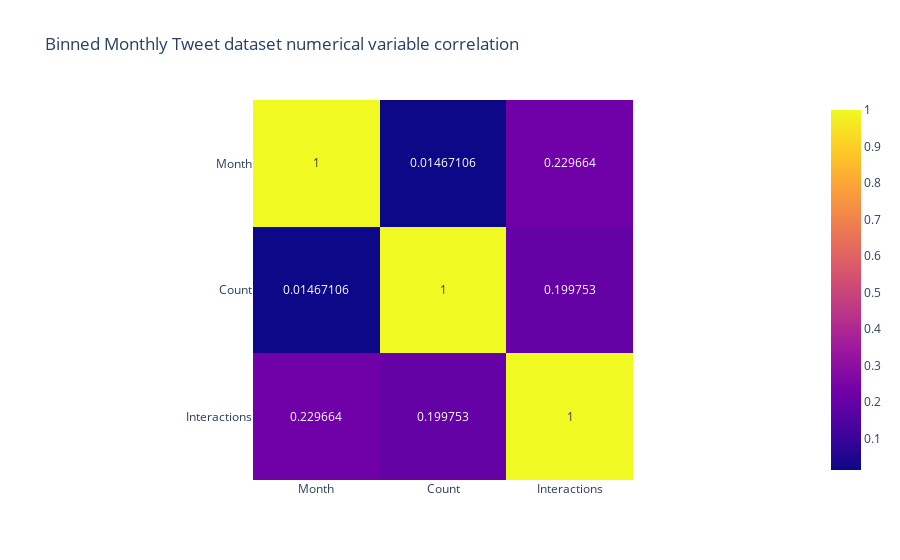
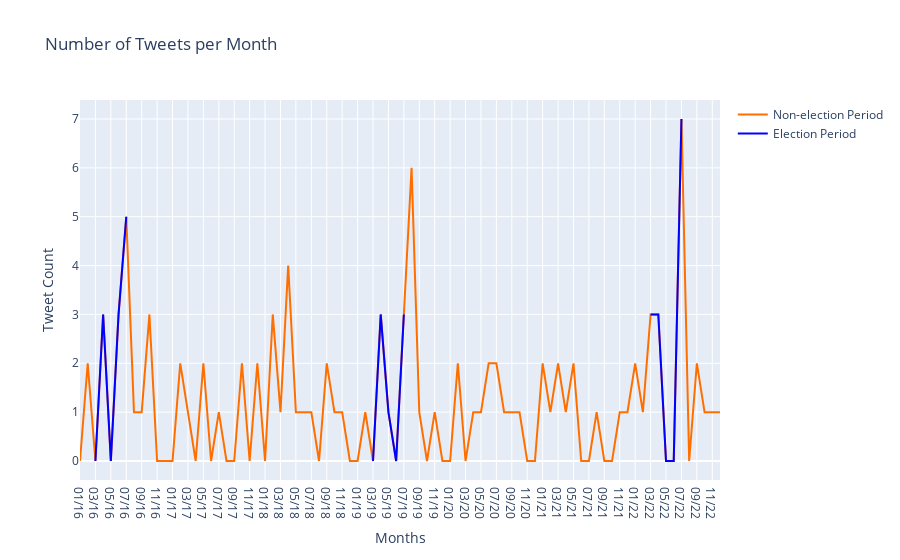

The cell these charts' notebook holds for them, in order:
### Markdown cell above
### Generating a heatmap for the binned dataframe, a line graph showing tweet frequency per month, and a scatter plot for tweet interactions per month

### Code cell
fig = px.imshow(date_df.corr(), text_auto=True, title="Binned Monthly Tweet dataset numerical variable correlation")
fig.show()
# fig.write_html("datedfcorr.html")
fig = go.Figure(data=go.Scatter(x=date_df["Month_date"], y=date_df["Count"],mode='lines', line_color='#ff6f00', name="Non-election Period"))
fig.add_trace(go.Scatter(x=date_df["Month_date"], y=date_df["ep"],mode='lines', line=dict(color="#0000ff"), name="Election Period"))
fig.update_layout(title="Number of Tweets per Month", xaxis_title="Months", yaxis_title="Tweet Count")
fig.show()
# fig.write_html("tweetfrequency.html")
fig = px.scatter(date_df, x="Month", y="Interactions", color="Count", title="Scatter plt showing total tweet interactions per month")
fig.show()
# fig.write_html("scatterinteraction.html")

### Figure 1 — Plotly figure (JSON) as saved in the notebook; plotly's stock layout.template omitted (floating-point values rounded to 4 significant figures)
{"data": [{"coloraxis": "coloraxis", "hovertemplate": "x: %{x}<br>y: %{y}<br>color: %{z}<extra></extra>", "name": "0", "texttemplate": "%{z}", "type": "heatmap", "x": ["Month", "Count", "Interactions"], "xaxis": "x", "y": ["Month", "Count", "Interactions"], "yaxis": "y", "z": [[1, 0.01467, 0.2297], [0.01467, 1, 0.1998], [0.2297, 0.1998, 1]]}], "layout": {"coloraxis": {"colorscale": [[0, "#0d0887"], [0.1111, "#46039f"], [0.2222, "#7201a8"], [0.3333, "#9c179e"], [0.4444, "#bd3786"], [0.5556, "#d8576b"], [0.6667, "#ed7953"], [0.7778, "#fb9f3a"], [0.8889, "#fdca26"], [1, "#f0f921"]]}, "title": {"text": "Binned Monthly Tweet dataset numerical variable correlation"}, "xaxis": {"anchor": "y", "constrain": "domain", "domain": [0, 1], "scaleanchor": "y"}, "yaxis": {"anchor": "x", "autorange": "reversed", "constrain": "domain", "domain": [0, 1]}}}

### Figure 2 — Plotly figure (JSON) as saved in the notebook; plotly's stock layout.template omitted (floating-point values rounded to 4 significant figures)
{"data": [{"line": {"color": "#ff6f00"}, "mode": "lines", "name": "Non-election Period", "type": "scatter", "x": ["01/16", "02/16", "03/16", "04/16", "05/16", "06/16", "07/16", "08/16", "09/16", "10/16", "11/16", "12/16", "01/17", "02/17", "03/17", "04/17", "05/17", "06/17", "07/17", "08/17", "09/17", "10/17", "11/17", "12/17", "01/18", "02/18", "03/18", "04/18", "05/18", "06/18", "07/18", "08/18", "09/18", "10/18", "11/18", "12/18", "01/19", "02/19", "03/19", "04/19", "05/19", "06/19", "07/19", "08/19", "09/19", "10/19", "11/19", "12/19", "01/20", "02/20", "03/20", "04/20", "05/20", "06/20", "07/20", "08/20", "09/20", "10/20", "11/20", "12/20", "01/21", "02/21", "03/21", "04/21", "05/21", "06/21", "07/21", "08/21", "09/21", "10/21", "11/21", "12/21", "01/22", "02/22", "03/22", "04/22", "05/22", "06/22", "07/22", "08/22", "09/22", "10/22", "11/22", "12/22"], "y": [0, 2, 0, 3, 0, 3, 5, 1, 1, 3, 0, 0, 0, 2, 1, 0, 2, 0, 1, 0, 0, 2, 0, 2, 0, 3, 1, 4, 1, 1, 1, 0, 2, 1, 1, 0, 0, 1, 0, 3, 1, 0, 3, 6, 1, 0, 1, 0, 0, 2, 0, 1, 1, 2, 2, 1, 1, 1, 0, 0, 2, 1, 2, 1, 2, 0, 0, 1, 0, 0, 1, 1, 2, 1, 3, 3, 0, 0, 7, 0, 2, 1, 1, 1]}, {"line": {"color": "#0000ff"}, "mode": "lines", "name": "Election Period", "type": "scatter", "x": ["01/16", "02/16", "03/16", "04/16", "05/16", "06/16", "07/16", "08/16", "09/16", "10/16", "11/16", "12/16", "01/17", "02/17", "03/17", "04/17", "05/17", "06/17", "07/17", "08/17", "09/17", "10/17", "11/17", "12/17", "01/18", "02/18", "03/18", "04/18", "05/18", "06/18", "07/18", "08/18", "09/18", "10/18", "11/18", "12/18", "01/19", "02/19", "03/19", "04/19", "05/19", "06/19", "07/19", "08/19", "09/19", "10/19", "11/19", "12/19", "01/20", "02/20", "03/20", "04/20", "05/20", "06/20", "07/20", "08/20", "09/20", "10/20", "11/20", "12/20", "01/21", "02/21", "03/21", "04/21", "05/21", "06/21", "07/21", "08/21", "09/21", "10/21", "11/21", "12/21", "01/22", "02/22", "03/22", "04/22", "05/22", "06/22", "07/22", "08/22", "09/22", "10/22", "11/22", "12/22"], "y": [null, null, 0, 3, 0, 3, 5, null, null, null, null, null, null, null, null, null, null, null, null, null, null, null, null, null, null, null, null, null, null, null, null, null, null, null, null, null, null, null, 0, 3, 1, 0, 3, null, null, null, null, null, null, null, null, null, null, null, null, null, null, null, null, null, null, null, null, null, null, null, null, null, null, null, null, null, null, null, 3, 3, 0, 0, 7, null, null, null, null, null]}], "layout": {"title": {"text": "Number of Tweets per Month"}, "xaxis": {"title": {"text": "Months"}}, "yaxis": {"title": {"text": "Tweet Count"}}}}
